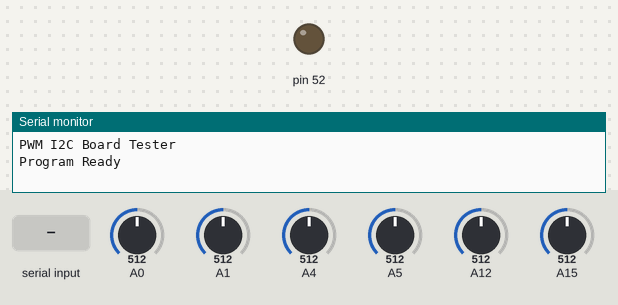
Simulated run of this sketch. Board: Arduino Mega 2560, built with avr-gcc and run on an emulated ATmega2560. Parts: output pins drawn as LEDs (lit = HIGH), the last lines printed to the serial monitor. Inputs (shaded band) come from the test bench; at power-on: A0 = 512, A1 = 512, A4 = 512, A5 = 512, A12 = 512, A15 = 512.

Above: at 1.2 s.
1.3 s: "Set Port" received over Serial
At 2.37 s:
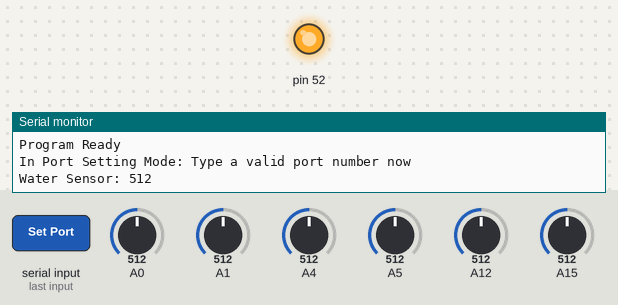
3.9 s: "Set Pulse" received over Serial
At 6.4 s:
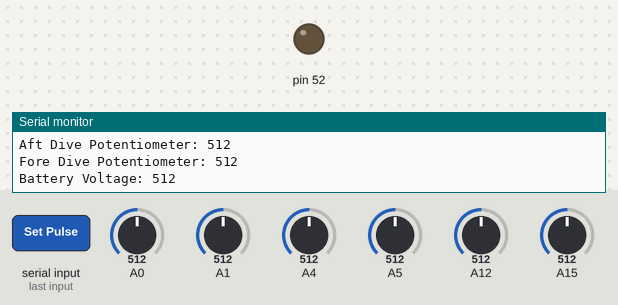
Timing chart, 0 to 7.9 s (numbered marks = the images above; inputs shaded):
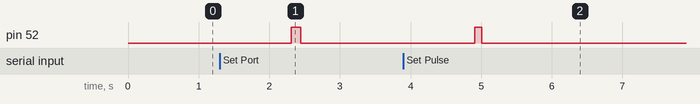

Measured:
- after the input at 1.3 s, pin 52: LOW → HIGH after 1.0 s, → LOW 0.14 s later
- after the input at 3.9 s, pin 52: LOW → HIGH after 1.0 s, → LOW 0.10 s later

The sketch:

PWM_TEST2.ino
```cpp
#include <Wire.h>
#include <Adafruit_PWMServoDriver.h>

// called this way, it uses the default address 0x40
Adafruit_PWMServoDriver pwm = Adafruit_PWMServoDriver();

uint8_t servonum = 0;
uint16_t armPulse = 331;
uint16_t setPulse = 0;
uint8_t mode = 0;

String serialData = "";

void setup() {
	Serial.begin(9600);
	Serial.println("PWM I2C Board Tester");

	pinMode(52, OUTPUT);
	pwm.begin();

	pwm.setPWMFreq(60);  // Analog servos run at ~60 Hz updates

	delay(10);

	Serial.println("Program Ready");
}

void loop() {
	if(Serial.available() > 0){
		/*
		MODES:
		0 = Init
		1 = Set PWM Port
		2 = Set PWM Pulsewidth to PWM Port from Mode 1

		*/
		serialData = Serial.readString();
		if(mode == 0){
			//init mode
			if(serialData.equals("Set Port")){
				mode = 1;
				Serial.println("In Port Setting Mode: Type a valid port number now");
			}
			else if(serialData.equals("Set Pulse")){
				mode = 2;
				Serial.println("In Pulse Setting mode: Type a valid Pulse number now");
			}
     printData();
		}
		else if(mode == 1){
			if(serialData.equals("Set New")){
				mode = 0;
			}
			else{
				//here, Select the port using conversion to uint_8t
				servonum = serialData.toInt();
				Serial.print("PWM Port set to: ");
				Serial.println(servonum);
			}
			printData();
		}
		else if(mode == 2){
			if(serialData.equals("Set New")){
				mode = 0;
			}
			else{
				//here, perform conversion to uint_16t of any input data as this is direct pulse width to servo writes
				setPulse = serialData.toInt();
				Serial.print("Writing Pulsewidth of: ");
				Serial.print(setPulse);
				Serial.print(" to Port Pin: ");
				Serial.println(servonum);

				//PWM write:
				pwm.setPWM(servonum, 0, setPulse);
        printData();
			}
		}
	}
	delay(20);
}

void printData(){
  //turn on temp sensor for reads
      digitalWrite(52, HIGH);

      Serial.print("Water Sensor: ");
      Serial.println(analogRead(5));
      Serial.print("Motor Temp: ");
      Serial.println(analogRead(0));
      Serial.print("Rudder Potentiometer: ");
      Serial.println(analogRead(4));
      Serial.print("Aft Dive Potentiometer: ");
      Serial.println(analogRead(1));
      Serial.print("Fore Dive Potentiometer: ");
      Serial.println(analogRead(12));
      Serial.print("Battery Voltage: ");
      Serial.println(analogRead(15));

      //turn off temp sensor after reading
      digitalWrite(52, LOW);
}
```
